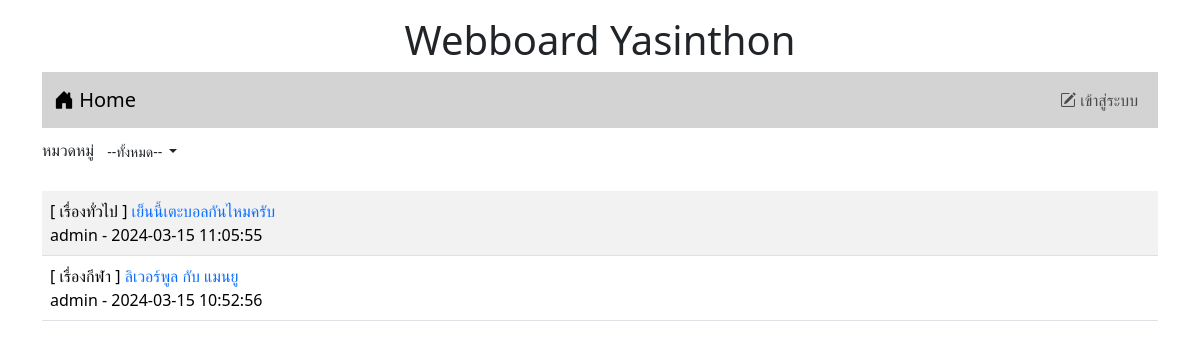
The page / on the database its author committed.
### tables this page shows
CREATE TABLE `post` (
  `id` int(11) NOT NULL,
  `title` varchar(128) NOT NULL,
  `content` varchar(2048) NOT NULL,
  `post_date` datetime NOT NULL,
  `cat_id` int(11) NOT NULL,
  `user_id` int(11) NOT NULL
);

CREATE TABLE `category` (
  `id` int(11) NOT NULL,
  `name` varchar(32) NOT NULL
);

CREATE TABLE `user` (
  `id` int(11) NOT NULL,
  `login` varchar(32) NOT NULL,
  `password` varchar(64) NOT NULL,
  `name` varchar(64) NOT NULL,
  `gender` char(1) NOT NULL,
  `email` varchar(32) NOT NULL,
  `role` char(1) NOT NULL
);

### index.php (the view, shortened to what this page needs)
<!DOCTYPE html>
<html lang="en">
<head>
    <link rel="stylesheet" href="bootstrap-5.3.2-dist/css/bootstrap.min.css">
    <link rel="stylesheet" href="https://cdn.jsdelivr.net/npm/bootstrap-icons@1.11.3/font/bootstrap-icons.min.css">
</head>
<div class = "container-lg">
<h1 style="text-align: center"class="mt-3">Webboard Yasinthon</h1>
</div>
<body class="container">
    <?php include('nav.php')?>
    <div class="my-2 d-flex justify-content-between">
        <div>
            <lable>หมวดหมู่</lable>
            <span class="dropdown">
                <?php
                    $conn=new PDO("mysql:host=localhost;dbname=webboard;charset=utf8","root","");
                ?>
                <button class="btn btn-white-50 btn-sm dropdown-toggle" type="button" data-bs-toggle="dropdown"
                    aria-expanded="false">
                        <?php
                        if(isset($_GET['id'])){
                        $sql="SELECT name FROM category WHERE id=$_GET[id]";
                        foreach($conn->query($sql)as $row)
                        echo "$row[name]";
                        }else{
                            echo "--ทั้งหมด--";
                        }
                        ?>
                </button>
                    <?php
                        $sql="SELECT * FROM category";
                    ?>
            </span>
        </div>
    </div>
    <table class="table table-striped mt-4 ">
        <?php
        $conn=new PDO("mysql:host=localhost;dbname=webboard;charset=utf8","root","");
        if(isset($_GET['id'])){
            $sql="SELECT t3.name,t1.title,t1.id,t2.login,t1.post_date,t2.id as 'user_id' FROM post as t1
            INNER JOIN user as t2 ON (t1.user_id=t2.id)
            INNER JOIN category as t3 ON (t1.cat_id=t3.id)
            WHERE t1.cat_id=$_GET[id]
            ORDER BY t1.post_date DESC" ;
        }else{
            $sql="SELECT t3.name,t1.title,t1.id,t2.login,t1.post_date,t2.id as 'user_id' FROM post as t1
            INNER JOIN user as t2 ON (t1.user_id=t2.id)
            INNER JOIN category as t3 ON (t1.cat_id=t3.id)
            ORDER BY t1.post_date DESC" ;
        }
        $result=$conn->query($sql);
        while($row=$result->fetch()){
            echo "<tr><td class='d-flex'>
            <div class='flex-grow-1'>[ $row[0] ]<a href=post.php?id=$row[2]
            style=text-decoration:none> $row[1]</a><br>$row[3] - $row[4]</div>";
        }
        ?>
    </table>
</body>
</html>

### rows shown on the page
post: category.name "เรื่องทั่วไป", title "เย็นนี้เตะบอลกันไหมครับ", user.login "admin", post_date "2024-03-15 11:05:55"
post: category.name "เรื่องกีฬา", title "ลิเวอร์พูล กับ แมนยู", user.login "admin", post_date "2024-03-15 10:52:56"
